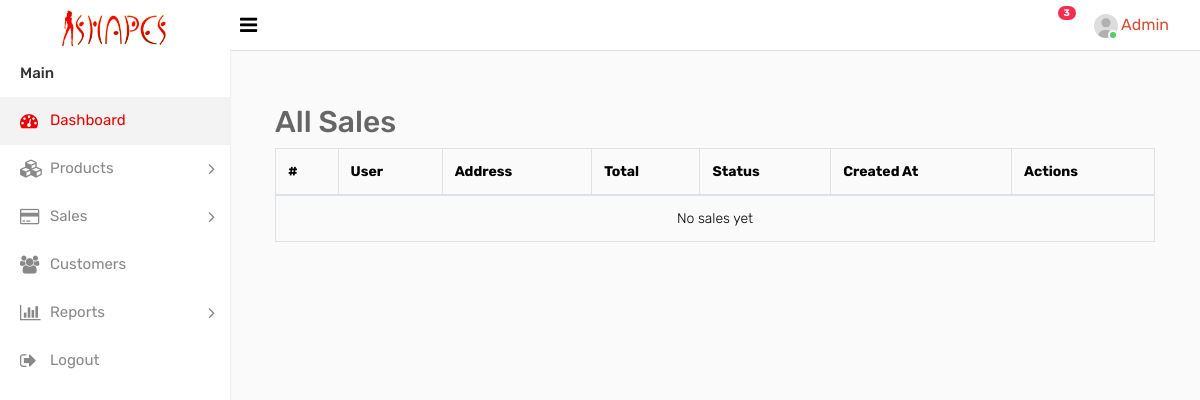
Page /sales/all/ on the earlier database version.
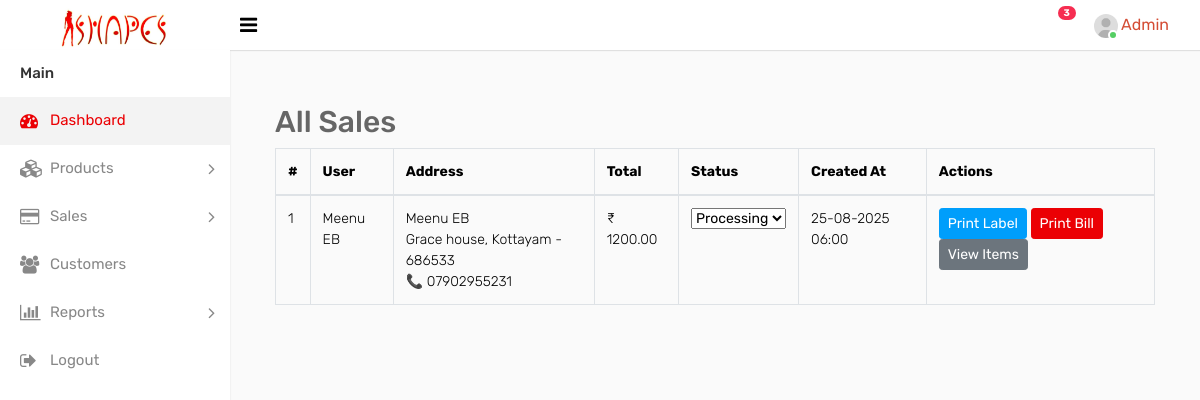
Same page on the later database version.
### Shape_App/models.py (models this page shows, shortened)
class Order(models.Model):
    user = models.ForeignKey("tbl_Signup", on_delete=models.CASCADE, related_name="orders")
    address = models.ForeignKey(Address, on_delete=models.SET_NULL, null=True, blank=True)
    created_at = models.DateTimeField(auto_now_add=True)
    updated_at = models.DateTimeField(auto_now=True)
    razorpay_order_id = models.CharField(max_length=255, blank=True, null=True)
    razorpay_payment_id = models.CharField(max_length=255, blank=True, null=True)
    razorpay_signature = models.CharField(max_length=255, blank=True, null=True)
    status_choices = [
        ("Pending", "Pending"),
        ("Processing", "Processing"),
        ("Shipped", "Shipped"),
        ("Delivered", "Delivered"),
        ("Cancelled", "Cancelled"),
    ]
    status = models.CharField(max_length=20, choices=status_choices, default="Pending")
    total_price = models.DecimalField(max_digits=10, decimal_places=2, default=0)

class tbl_Signup(models.Model):
    fullname=models.CharField(max_length=100,null=True)
    email=models.EmailField(null=True)
    password=models.CharField(max_length=100,null=True)
    created_at = models.DateTimeField(auto_now_add=True)
    updated_at = models.DateTimeField(auto_now=True)

class Address(models.Model):
    user = models.ForeignKey("tbl_Signup", on_delete=models.CASCADE, related_name="addresses")
    full_name = models.CharField(max_length=200)
    phone = models.CharField(max_length=15)
    pincode = models.CharField(max_length=10)
    house_name = models.CharField(max_length=200)
    city = models.CharField(max_length=100)
    state = models.CharField(max_length=100)
    landmark = models.CharField(max_length=200, blank=True, null=True)
    is_default = models.BooleanField(default=False)

### Shape_App/views.py (the view)
# urls.py: path("sales/all/", views.all_sale, name="all_sale"),
def all_sale(request):
    orders = Order.objects.select_related("user", "address").prefetch_related("items__product")
    return render(request, "all_sale.html", {"orders": orders})

### templates/all_sale.html (shortened to what this page needs)
{% include 'navbar.html' %}
<div class="container mt-4">
    <h2>All Sales</h2>
    <table class="table table-bordered">
        <thead>
            <tr>
                <th>#</th>
                <th>User</th>
                <th>Address</th>
                <th>Total</th>
                <th>Status</th>
                <th>Created At</th>
                <th>Actions</th>
            </tr>
        </thead>
        <tbody>
            {% for order in orders %}
            <tr>
                <td>{{ order.id }}</td>
                <td>{{ order.user.fullname }}</td>
                <td>
                    {{ order.address.full_name }} <br>
                    {{ order.address.house_name }}, {{ order.address.city }} - {{ order.address.pincode }} <br>
                    📞 {{ order.address.phone }}
                </td>
                <td>₹ {{ order.total_price }}</td>
                <td>
                    <form method="post" action="{% url 'update_order_status' order.id %}">
                        <select name="status" class="form-select form-select-sm" onchange="this.form.submit()">
                            {% for value, label in order.status_choices %}
                                <option value="{{ value }}" {% if order.status == value %}selected{% endif %}>{{ label }}</option>
                            {% endfor %}
                        </select>
                    </form>
                </td>
                <td>{{ order.created_at|date:"d-m-Y H:i" }}</td>
                <td>
                    <a href="{% url 'print_label' order.id %}" class="btn btn-sm btn-info" target="_blank">Print Label</a>
                    <a href="{% url 'print_invoice' order.id %}" class="btn btn-sm btn-primary" target="_blank">Print Bill</a>
                    <button class="btn btn-sm btn-secondary" data-bs-toggle="modal" data-bs-target="#itemsModal{{ order.id }}">
                        View Items
                    </button>
                </td>
            </tr>
            {% empty %}
            <tr>
                <td colspan="7" class="text-center">No sales yet</td>
            </tr>
            {% endfor %}
        </tbody>
    </table>
</div>

Differences in the rows shown:
added Order: id "1", user.fullname "Meenu EB", address.full_name "Meenu EB", address.house_name "Grace house", address.city "Kottayam", address.pincode "686533", address.phone "07902955231", total_price "1200.00", status "Processing", created_at "25-08-2025 06:00"
Other differences:
text no longer shown: "No sales yet"
